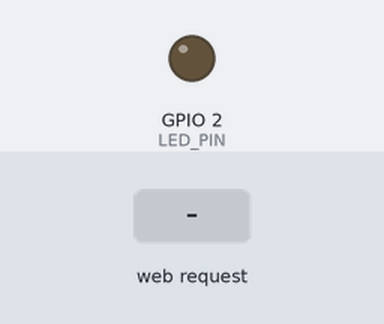
A sketch run on a simulated ESP32. On the bench: output pins drawn as LEDs (lit = HIGH). Inputs (shaded band) come from the test bench. WiFi joins after 1.5 s; servers stay silent unless stated; what the sketch prints to the serial monitor is not drawn.

Above: at 2.7 s.
2.8 s: HTTP request GET /on received
At 4.0 s:
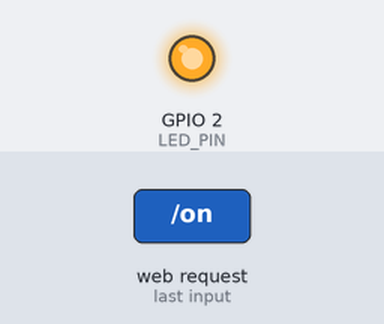
4.3 s: HTTP request GET /off received
At 5.1 s:
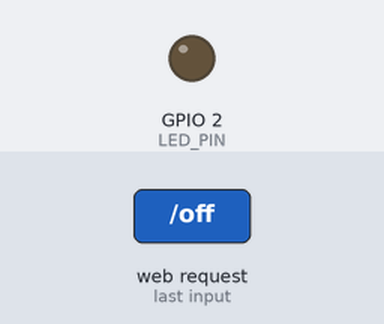
Timing chart, 0 to 7.3 s (numbered marks = the images above; inputs shaded):
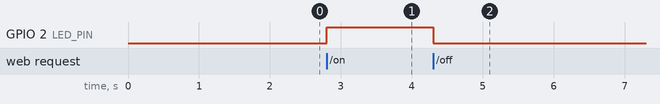

The sketch:

05_webserver.ino
```cpp
/*
 * ESP32 Arduino 入门例程 05: Web 服务器
 *
 * 功能：创建网页控制 LED
 * 硬件：ESP32 + LED
 *
 * 接线：LED 正极 → GPIO 2 → 220Ω电阻 → GND
 *
 * 注意：修改 WiFi 账号密码！
 */

#include <WiFi.h>
#include <WebServer.h>

// ========== 修改为你的 WiFi ==========
const char* ssid = "你的 WiFi 名称";
const char* password = "你的 WiFi 密码";
// =====================================

WebServer server(80);
#define LED_PIN 2

// 网页 HTML
const char htmlPage[] = R"rawliteral(
<!DOCTYPE html>
<html>
<head>
  <title>ESP32 LED Control</title>
  <meta name="viewport" content="width=device-width">
  <style>
    body { font-family: Arial; text-align: center; margin-top: 50px; }
    .button {
      display: inline-block;
      padding: 15px 30px;
      font-size: 20px;
      margin: 10px;
      background-color: #4CAF50;
      color: white;
      border: none;
      border-radius: 5px;
      cursor: pointer;
    }
    .button.off { background-color: #f44336; }
  </style>
</head>
<body>
  <h1>ESP32 LED Control</h1>
  <a href="/on"><button class="button">ON</button></a>
  <a href="/off"><button class="button off">OFF</button></a>
</body>
</html>
)rawliteral";

void setup() {
  pinMode(LED_PIN, OUTPUT);
  Serial.begin(115200);

  // 连接 WiFi
  WiFi.begin(ssid, password);
  Serial.print("Connecting to WiFi");
  while(WiFi.status() != WL_CONNECTED) {
    delay(500);
    Serial.print(".");
  }
  Serial.println("\nWiFi Connected!");
  Serial.print("IP: ");
  Serial.println(WiFi.localIP());

  // 设置路由
  server.on("/", []() {
    server.send(200, "text/html", htmlPage);
  });

  server.on("/on", []() {
    digitalWrite(LED_PIN, HIGH);
    server.send(200, "text/html", htmlPage);
  });

  server.on("/off", []() {
    digitalWrite(LED_PIN, LOW);
    server.send(200, "text/html", htmlPage);
  });

  server.begin();
  Serial.println("HTTP server started!");
}

void loop() {
  server.handleClient();
}
```

Measured:
- after the input at 2.8 s, GPIO 2 (LED_PIN): LOW → HIGH at once
- after the input at 4.3 s, GPIO 2 (LED_PIN): HIGH → LOW at once
